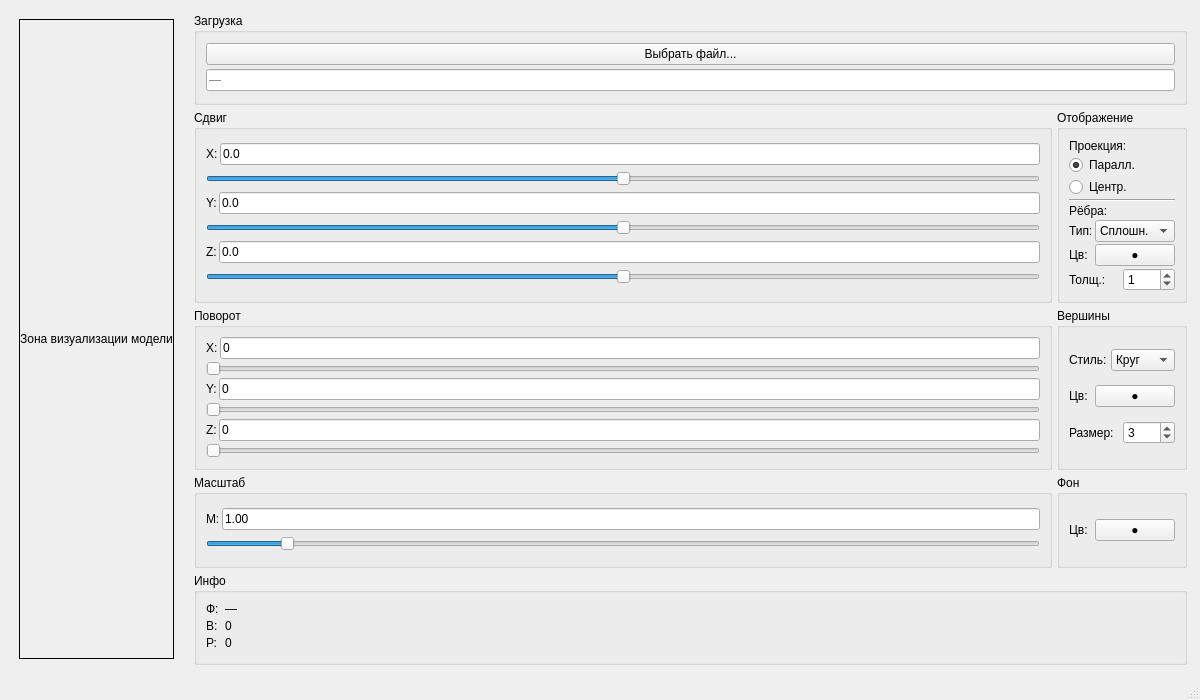
<?xml version="1.0" encoding="UTF-8"?>
<ui version="4.0">
 <class>MainWindow</class>
 <widget class="QMainWindow" name="MainWindow">
  <property name="geometry">
   <rect>
    <x>0</x>
    <y>0</y>
    <width>1200</width>
    <height>700</height>
   </rect>
  </property>
  <property name="windowTitle">
   <string>3D Model Viewer</string>
  </property>
  <widget class="QWidget" name="centralwidget">
   <layout class="QHBoxLayout" name="mainLayout">
    <!-- ЛЕВАЯ ЧАСТЬ: Зона визуализации (уменьшена) -->
    <item>
     <widget class="QFrame" name="visualizationFrame">
      <property name="maximumWidth">
       <number>830</number>
      </property>
      <property name="frameShape">
       <enum>QFrame::NoFrame</enum>
      </property>
      <layout class="QVBoxLayout" name="visualizationLayout">
       <property name="spacing">
        <number>10</number>
       </property>
       <property name="leftMargin">
        <number>10</number>
       </property>
       <property name="topMargin">
        <number>10</number>
       </property>
       <property name="rightMargin">
        <number>10</number>
       </property>
       <property name="bottomMargin">
        <number>10</number>
       </property>
       <item>
        <widget class="QLabel" name="visualizationLabel">
         <property name="text">
          <string>Зона визуализации модели</string>
         </property>
         <property name="alignment">
          <set>Qt::AlignCenter</set>
         </property>
         <property name="frameShape">
          <enum>QFrame::Box</enum>
         </property>
         <property name="margin">
          <number>5</number>
         </property>
        </widget>
       </item>
      </layout>
     </widget>
    </item>

    <!-- ПРАВАЯ ЧАСТЬ: Управление в сетке -->
    <item>
     <widget class="QFrame" name="controlFrame">
      <property name="maximumWidth">
       <number>330</number>
      </property>
      <property name="frameShape">
       <enum>QFrame::NoFrame</enum>
      </property>
      <layout class="QGridLayout" name="controlGridLayout">
       <property name="spacing">
        <number>5</number>
       </property>
       <property name="leftMargin">
        <number>4</number>
       </property>
       <property name="topMargin">
        <number>4</number>
       </property>
       <property name="rightMargin">
        <number>4</number>
       </property>
       <property name="bottomMargin">
        <number>4</number>
       </property>

       <!-- Группа: Загрузка (вся ширина) -->
       <item row="0" column="0" colspan="2">
        <widget class="QGroupBox" name="fileGroup">
         <property name="title">
          <string>Загрузка</string>
         </property>
         <layout class="QVBoxLayout" name="fileLayout">
          <property name="spacing">
           <number>3</number>
          </property>
          <item>
           <widget class="QPushButton" name="loadButton">
            <property name="text">
             <string>Выбрать файл...</string>
            </property>
           </widget>
          </item>
          <item>
           <widget class="QLineEdit" name="filePathEdit">
            <property name="readOnly">
             <bool>true</bool>
            </property>
            <property name="placeholderText">
             <string>—</string>
            </property>
            <property name="maximumHeight">
             <number>22</number>
            </property>
           </widget>
          </item>
         </layout>
        </widget>
       </item>

       <!-- Группа: Сдвиг -->
       <item row="1" column="0">
        <widget class="QGroupBox" name="translateGroup">
         <property name="title">
          <string>Сдвиг</string>
         </property>
         <layout class="QVBoxLayout" name="translateLayout">
          <property name="spacing">
           <number>2</number>
          </property>
          <item>
           <layout class="QHBoxLayout" name="layoutTranslateX">
            <item>
             <widget class="QLabel" name="labelX">
              <property name="text">
               <string>X:</string>
              </property>
              <property name="minimumWidth">
               <number>12</number>
              </property>
             </widget>
            </item>
            <item>
             <widget class="QLineEdit" name="translateXEdit">
              <property name="text">
               <string>0.0</string>
              </property>
              <property name="maximumWidth">
               <number>50</number>
              </property>
              <property name="maximumHeight">
               <number>18</number>
              </property>
             </widget>
            </item>
           </layout>
          </item>
          <item>
           <widget class="QSlider" name="translateXSlider">
            <property name="orientation">
             <enum>Qt::Horizontal</enum>
            </property>
            <property name="minimum">
             <number>-100</number>
            </property>
            <property name="maximum">
             <number>100</number>
            </property>
            <property name="value">
             <number>0</number>
            </property>
           </widget>
          </item>
          <item>
           <layout class="QHBoxLayout" name="layoutTranslateY">
            <item>
             <widget class="QLabel" name="labelY">
              <property name="text">
               <string>Y:</string>
              </property>
              <property name="minimumWidth">
               <number>12</number>
              </property>
             </widget>
            </item>
            <item>
             <widget class="QLineEdit" name="translateYEdit">
              <property name="text">
               <string>0.0</string>
              </property>
              <property name="maximumWidth">
               <number>50</number>
              </property>
              <property name="maximumHeight">
               <number>18</number>
              </property>
             </widget>
            </item>
           </layout>
          </item>
          <item>
           <widget class="QSlider" name="translateYSlider">
            <property name="orientation">
             <enum>Qt::Horizontal</enum>
            </property>
            <property name="minimum">
             <number>-100</number>
            </property>
            <property name="maximum">
             <number>100</number>
            </property>
            <property name="value">
             <number>0</number>
            </property>
           </widget>
          </item>
          <item>
           <layout class="QHBoxLayout" name="layoutTranslateZ">
            <item>
             <widget class="QLabel" name="labelZ">
              <property name="text">
               <string>Z:</string>
              </property>
              <property name="minimumWidth">
               <number>12</number>
              </property>
             </widget>
            </item>
            <item>
             <widget class="QLineEdit" name="translateZEdit">
              <property name="text">
               <string>0.0</string>
              </property>
              <property name="maximumWidth">
               <number>50</number>
              </property>
              <property name="maximumHeight">
               <number>18</number>
              </property>
             </widget>
            </item>
           </layout>
          </item>
          <item>
           <widget class="QSlider" name="translateZSlider">
            <property name="orientation">
             <enum>Qt::Horizontal</enum>
            </property>
            <property name="minimum">
             <number>-100</number>
            </property>
            <property name="maximum">
             <number>100</number>
            </property>
            <property name="value">
             <number>0</number>
            </property>
           </widget>
          </item>
         </layout>
        </widget>
       </item>

       <!-- Группа: Настройка проекции и рёбер -->
       <item row="1" column="1">
        <widget class="QGroupBox" name="settingsGroup1">
         <property name="title">
          <string>Отображение</string>
         </property>
         <layout class="QVBoxLayout" name="settings1Layout">
          <property name="spacing">
           <number>2</number>
          </property>
          <item>
           <widget class="QLabel" name="labelProjection">
            <property name="text">
             <string>Проекция:</string>
            </property>
           </widget>
          </item>
          <item>
           <widget class="QRadioButton" name="parallelProjectionRadio">
            <property name="text">
             <string>Паралл.</string>
            </property>
            <property name="checked">
             <bool>true</bool>
            </property>
           </widget>
          </item>
          <item>
           <widget class="QRadioButton" name="perspectiveProjectionRadio">
            <property name="text">
             <string>Центр.</string>
            </property>
           </widget>
          </item>
          <item>
           <widget class="Line" name="line1">
            <property name="orientation">
             <enum>Qt::Horizontal</enum>
            </property>
           </widget>
          </item>
          <item>
           <widget class="QLabel" name="labelEdgesStyle">
            <property name="text">
             <string>Рёбра:</string>
            </property>
           </widget>
          </item>
          <item>
           <layout class="QHBoxLayout" name="edgeLineStyleLayout">
            <item>
             <widget class="QLabel" name="labelEdgeLineStyle">
              <property name="text">
               <string>Тип:</string>
              </property>
             </widget>
            </item>
            <item>
             <widget class="QComboBox" name="edgeLineStyleCombo">
              <item>
               <property name="text">
                <string>Сплошн.</string>
               </property>
              </item>
              <item>
               <property name="text">
                <string>Пункт.</string>
               </property>
              </item>
             </widget>
            </item>
           </layout>
          </item>
          <item>
           <layout class="QHBoxLayout" name="edgeColorLayout">
            <item>
             <widget class="QLabel" name="labelEdgeColor">
              <property name="text">
               <string>Цв:</string>
              </property>
             </widget>
            </item>
            <item>
             <widget class="QPushButton" name="edgeColorButton">
              <property name="text">
               <string>●</string>
              </property>
              <property name="maximumWidth">
               <number>30</number>
              </property>
              <property name="maximumHeight">
               <number>18</number>
              </property>
             </widget>
            </item>
           </layout>
          </item>
          <item>
           <layout class="QHBoxLayout" name="edgeWidthLayout">
            <item>
             <widget class="QLabel" name="labelEdgeWidth">
              <property name="text">
               <string>Толщ.:</string>
              </property>
             </widget>
            </item>
            <item>
             <widget class="QSpinBox" name="edgeWidthSpinBox">
              <property name="value">
               <number>1</number>
              </property>
              <property name="maximum">
               <number>10</number>
              </property>
              <property name="maximumWidth">
               <number>45</number>
              </property>
             </widget>
            </item>
           </layout>
          </item>
         </layout>
        </widget>
       </item>

       <!-- Группа: Поворот -->
       <item row="2" column="0">
        <widget class="QGroupBox" name="rotateGroup">
         <property name="title">
          <string>Поворот</string>
         </property>
         <layout class="QVBoxLayout" name="rotateLayout">
          <property name="spacing">
           <number>2</number>
          </property>
          <item>
           <layout class="QHBoxLayout" name="layoutRotX">
            <item>
             <widget class="QLabel" name="labelRotX">
              <property name="text">
               <string>X:</string>
              </property>
             </widget>
            </item>
            <item>
             <widget class="QLineEdit" name="rotateXEdit">
              <property name="text">
               <string>0</string>
              </property>
              <property name="maximumWidth">
               <number>50</number>
              </property>
              <property name="maximumHeight">
               <number>18</number>
              </property>
             </widget>
            </item>
           </layout>
          </item>
          <item>
           <widget class="QSlider" name="rotateXSlider">
            <property name="orientation">
             <enum>Qt::Horizontal</enum>
            </property>
            <property name="minimum">
             <number>0</number>
            </property>
            <property name="maximum">
             <number>360</number>
            </property>
            <property name="value">
             <number>0</number>
            </property>
           </widget>
          </item>
          <item>
           <layout class="QHBoxLayout" name="layoutRotY">
            <item>
             <widget class="QLabel" name="labelRotY">
              <property name="text">
               <string>Y:</string>
              </property>
             </widget>
            </item>
            <item>
             <widget class="QLineEdit" name="rotateYEdit">
              <property name="text">
               <string>0</string>
              </property>
              <property name="maximumWidth">
               <number>50</number>
              </property>
              <property name="maximumHeight">
               <number>18</number>
              </property>
             </widget>
            </item>
           </layout>
          </item>
          <item>
           <widget class="QSlider" name="rotateYSlider">
            <property name="orientation">
             <enum>Qt::Horizontal</enum>
            </property>
            <property name="minimum">
             <number>0</number>
            </property>
            <property name="maximum">
             <number>360</number>
            </property>
            <property name="value">
             <number>0</number>
            </property>
           </widget>
          </item>
          <item>
           <layout class="QHBoxLayout" name="layoutRotZ">
            <item>
             <widget class="QLabel" name="labelRotZ">
              <property name="text">
               <string>Z:</string>
              </property>
             </widget>
            </item>
            <item>
             <widget class="QLineEdit" name="rotateZEdit">
              <property name="text">
               <string>0</string>
              </property>
              <property name="maximumWidth">
               <number>50</number>
              </property>
              <property name="maximumHeight">
               <number>18</number>
              </property>
             </widget>
            </item>
           </layout>
          </item>
          <item>
           <widget class="QSlider" name="rotateZSlider">
            <property name="orientation">
             <enum>Qt::Horizontal</enum>
            </property>
            <property name="minimum">
             <number>0</number>
            </property>
            <property name="maximum">
             <number>360</number>
            </property>
            <property name="value">
             <number>0</number>
            </property>
           </widget>
          </item>
         </layout>
        </widget>
       </item>

       <!-- Группа: Вершины -->
       <item row="2" column="1">
        <widget class="QGroupBox" name="verticesGroup">
         <property name="title">
          <string>Вершины</string>
         </property>
         <layout class="QVBoxLayout" name="verticesLayout">
          <property name="spacing">
           <number>2</number>
          </property>
          <item>
           <layout class="QHBoxLayout" name="vertexStyleLayout">
            <item>
             <widget class="QLabel" name="labelVertexStyle">
              <property name="text">
               <string>Стиль:</string>
              </property>
             </widget>
            </item>
            <item>
             <widget class="QComboBox" name="vertexStyleCombo">
 <item>
  <property name="text">
   <string>Круг</string>
  </property>
 </item>
 <item>
  <property name="text">
   <string>Квадр</string>
  </property>
 </item>
</widget>
            </item>
           </layout>
          </item>
          <item>
           <layout class="QHBoxLayout" name="vertexColorLayout">
            <item>
             <widget class="QLabel" name="labelVertexColor">
              <property name="text">
               <string>Цв:</string>
              </property>
             </widget>
            </item>
            <item>
             <widget class="QPushButton" name="vertexColorButton">
              <property name="text">
               <string>●</string>
              </property>
              <property name="maximumWidth">
               <number>30</number>
              </property>
              <property name="maximumHeight">
               <number>18</number>
              </property>
             </widget>
            </item>
           </layout>
          </item>
          <item>
           <layout class="QHBoxLayout" name="vertexSizeLayout">
            <item>
             <widget class="QLabel" name="labelVertexSize">
              <property name="text">
               <string>Размер:</string>
              </property>
             </widget>
            </item>
            <item>
             <widget class="QSpinBox" name="vertexSizeSpinBox">
              <property name="value">
               <number>3</number>
              </property>
              <property name="maximum">
               <number>20</number>
              </property>
              <property name="maximumWidth">
               <number>45</number>
              </property>
             </widget>
            </item>
           </layout>
          </item>
         </layout>
        </widget>
       </item>

       <!-- Группа: Масштаб -->
       <item row="3" column="0">
        <widget class="QGroupBox" name="scaleGroup">
         <property name="title">
          <string>Масштаб</string>
         </property>
         <layout class="QVBoxLayout" name="scaleLayout">
          <property name="spacing">
           <number>2</number>
          </property>
          <item>
           <layout class="QHBoxLayout" name="layoutScale">
            <item>
             <widget class="QLabel" name="labelScale">
              <property name="text">
               <string>М:</string>
              </property>
             </widget>
            </item>
            <item>
             <widget class="QLineEdit" name="scaleFactorEdit">
              <property name="text">
               <string>1.00</string>
              </property>
              <property name="maximumWidth">
               <number>50</number>
              </property>
              <property name="maximumHeight">
               <number>18</number>
              </property>
             </widget>
            </item>
           </layout>
          </item>
          <item>
           <widget class="QSlider" name="scaleFactorSlider">
            <property name="orientation">
             <enum>Qt::Horizontal</enum>
            </property>
            <property name="minimum">
             <number>10</number>
            </property>
            <property name="maximum">
             <number>1000</number>
            </property>
            <property name="value">
             <number>100</number>
            </property>
           </widget>
          </item>
         </layout>
        </widget>
       </item>

       <!-- Группа: Цвет фона -->
       <item row="3" column="1">
        <widget class="QGroupBox" name="backgroundGroup">
         <property name="title">
          <string>Фон</string>
         </property>
         <layout class="QVBoxLayout" name="backgroundLayout">
          <property name="spacing">
           <number>2</number>
          </property>
          <item>
           <layout class="QHBoxLayout" name="backgroundColorLayout">
            <item>
             <widget class="QLabel" name="labelBackgroundColor">
              <property name="text">
               <string>Цв:</string>
              </property>
             </widget>
            </item>
            <item>
             <widget class="QPushButton" name="backgroundColorButton">
              <property name="text">
               <string>●</string>
              </property>
              <property name="maximumWidth">
               <number>30</number>
              </property>
              <property name="maximumHeight">
               <number>18</number>
              </property>
             </widget>
            </item>
           </layout>
          </item>
         </layout>
        </widget>
       </item>

       <!-- Группа: Информация (компактная, вся ширина) -->
       <item row="4" column="0" colspan="2">
        <widget class="QGroupBox" name="infoGroup">
         <property name="title">
          <string>Инфо</string>
         </property>
         <layout class="QFormLayout" name="infoLayout">
          <property name="horizontalSpacing">
           <number>6</number>
          </property>
          <property name="verticalSpacing">
           <number>3</number>
          </property>
          <property name="fieldGrowthPolicy">
           <enum>QFormLayout::AllNonFixedFieldsGrow</enum>
          </property>

          <item row="0" column="0">
           <widget class="QLabel" name="labelFileName">
            <property name="text">
             <string>Ф:</string>
            </property>
            <property name="toolTip">
             <string>Файл</string>
            </property>
           </widget>
          </item>
          <item row="0" column="1">
           <widget class="QLabel" name="infoFileName">
            <property name="text">
             <string>—</string>
            </property>
            <property name="textInteractionFlags">
             <set>Qt::TextSelectableByMouse</set>
            </property>
           </widget>
          </item>

          <item row="1" column="0">
           <widget class="QLabel" name="labelVertices">
            <property name="text">
             <string>В:</string>
            </property>
            <property name="toolTip">
             <string>Вершины</string>
            </property>
           </widget>
          </item>
          <item row="1" column="1">
           <widget class="QLabel" name="infoVertices">
            <property name="text">
             <string>0</string>
            </property>
           </widget>
          </item>

          <item row="2" column="0">
           <widget class="QLabel" name="labelEdges">
            <property name="text">
             <string>Р:</string>
            </property>
            <property name="toolTip">
             <string>Рёбра</string>
            </property>
           </widget>
          </item>
          <item row="2" column="1">
           <widget class="QLabel" name="infoEdges">
            <property name="text">
             <string>0</string>
            </property>
           </widget>
          </item>
         </layout>
        </widget>
       </item>

      </layout>
     </widget>
    </item>
   </layout>
  </widget>
  <widget class="QMenuBar" name="menubar"/>
  <widget class="QStatusBar" name="statusbar"/>
 </widget>
 <resources/>
 <connections/>
</ui>
